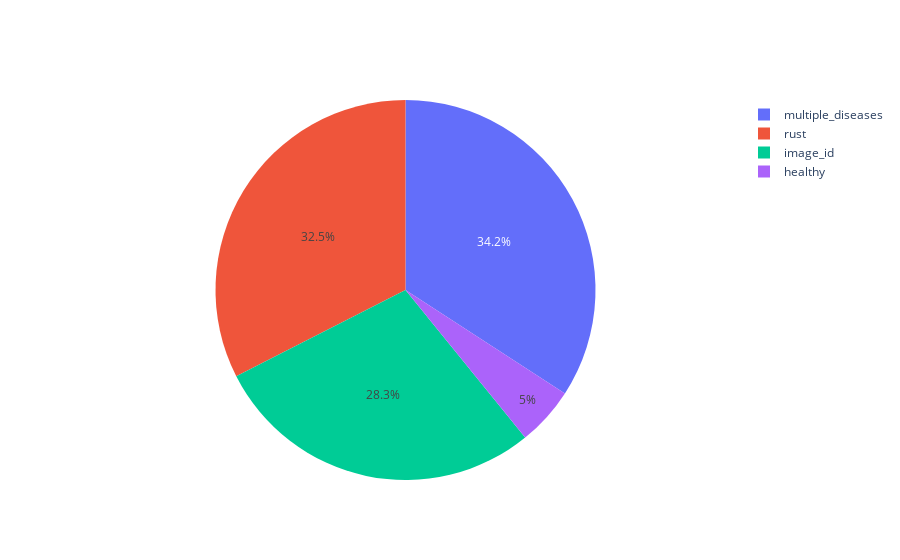

The cell this chart's notebook holds for it:
### Code cell
sizes = list(data.iloc[:, 1:].sum())
labels = data.columns
# print(sizes)

fig = go.Figure(data=[go.Pie(labels=labels, values=sizes)])
fig.show()

### Figure 1 — Plotly figure (JSON) as saved in the notebook; plotly's stock layout.template omitted (floating-point values rounded to 4 significant figures)
{"data": [{"labels": ["image_id", "healthy", "multiple_diseases", "rust", "scab"], "type": "pie", "values": [516, 91, 622, 592]}], "layout": {}}
